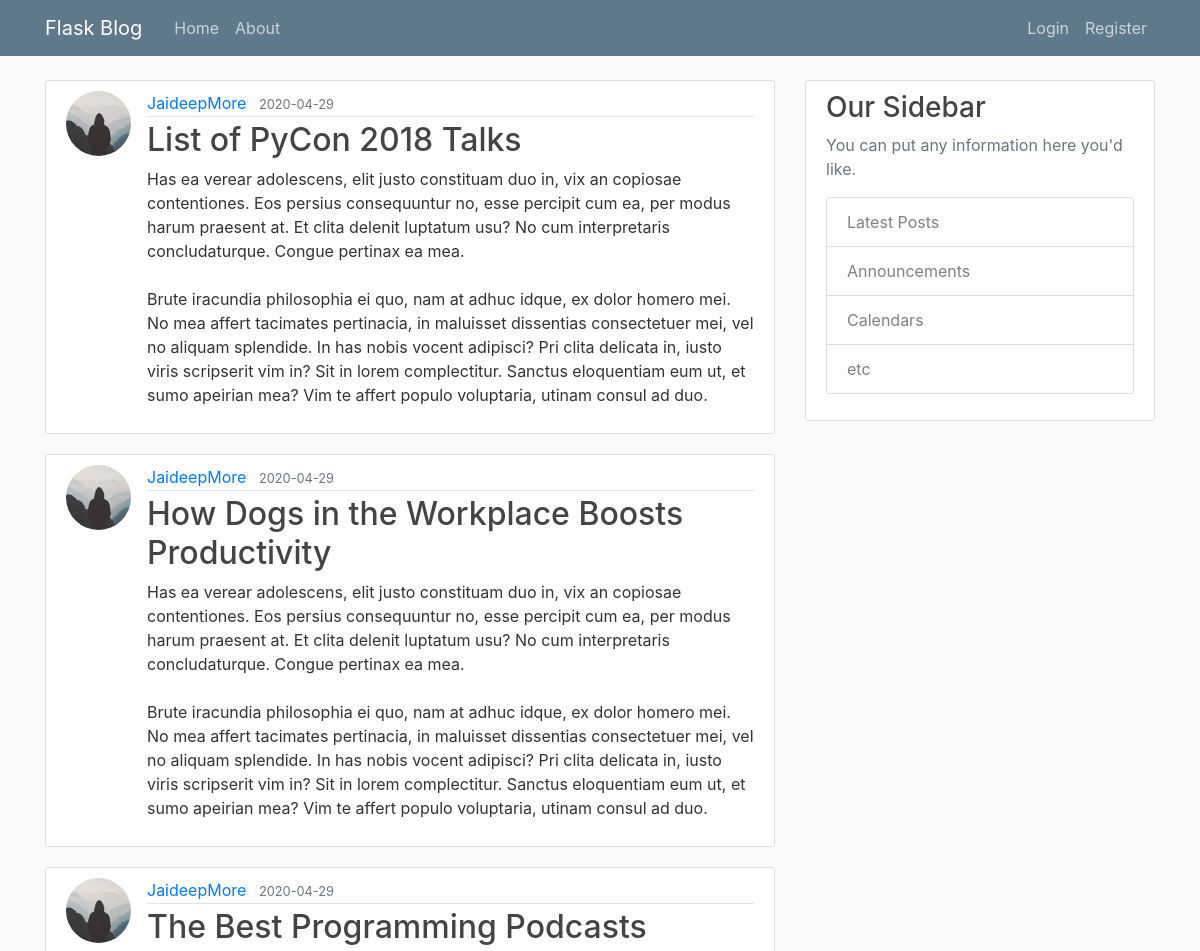
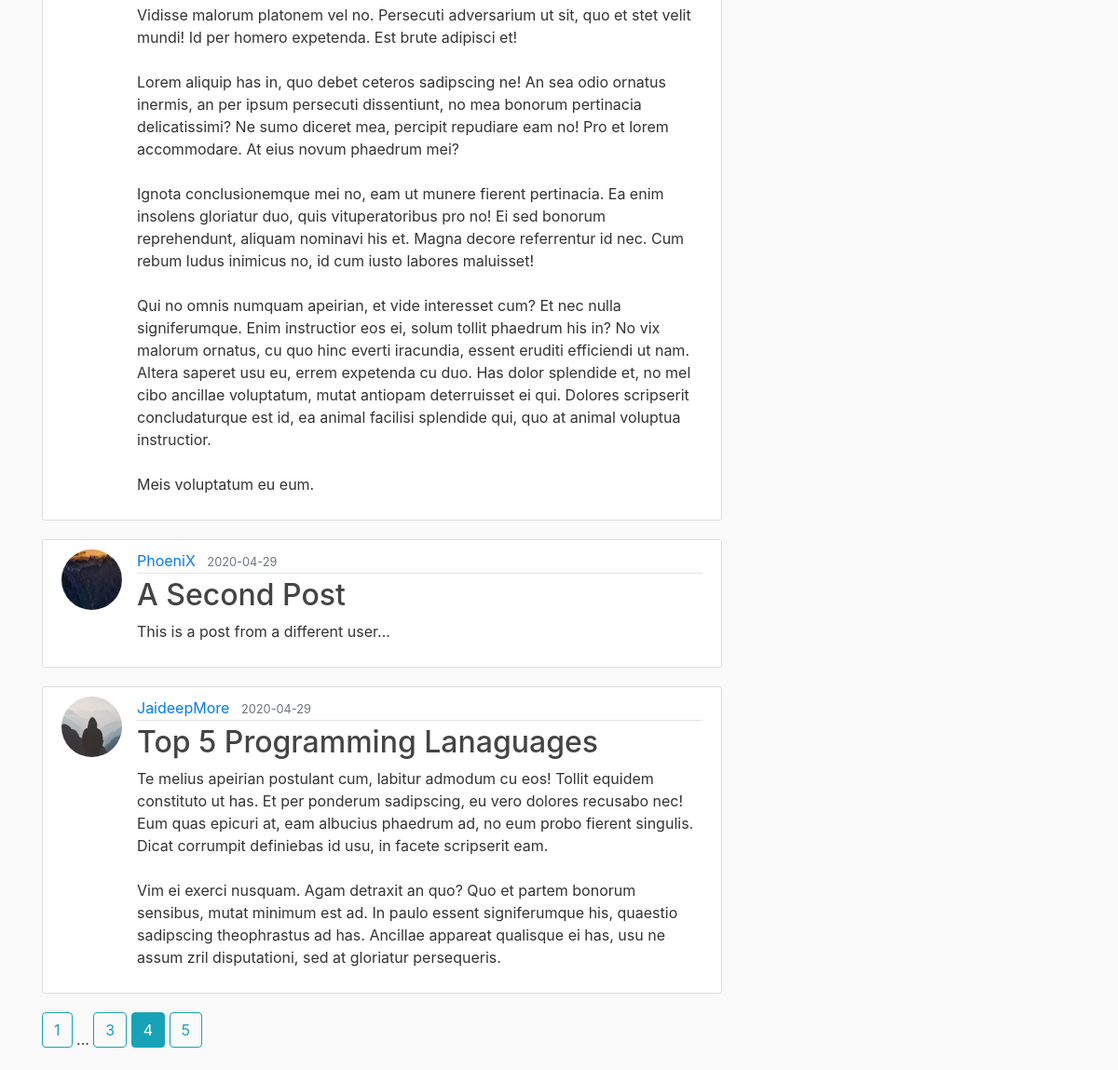
/?page=4, run on the app's committed database (2 pictures, top to bottom).
### flask_blog/models.py (models this page shows, shortened)
class Post(db.Model):
    id = db.Column(db.Integer, primary_key=True)
    title = db.Column(db.String, nullable = False)
    date_posted = db.Column(db.DateTime, nullable = False, default = datetime.utcnow)
    content = db.Column(db.Text, nullable = False)
    author_id = db.Column(db.Integer, db.ForeignKey('user.id'), nullable=False)

class User(db.Model, UserMixin):
    id = db.Column(db.Integer, primary_key=True)
    username = db.Column(db.String, unique=True, nullable = False)
    email = db.Column(db.String, unique = True, nullable = False)
    image_file = db.Column(db.String, nullable = False, default="default.jpg")
    password = db.Column(db.String, nullable = False)
    posts = db.relationship('Post', backref="author", lazy=True)

### flask_blog/routes.py (the view)
@app.route('/home')
@app.route("/")
def home():
    page = request.args.get("page", 1, type=int)
    posts = Post.query.order_by(Post.date_posted.desc()).paginate(page=page, per_page=5)
    return render_template("home.html", posts=posts)

### flask_blog/templates/home.html (shortened to what this page needs)
{% extends "base.html" %}
{% block content %}
    {% for post in posts.items %}
        <article class="media content-section">
            <img class="rounded-circle article-img" src="{{ url_for('static', filename='profile_pic/'+ post.author.image_file) }}" alt="">
            <div class="media-body">
                <div class="article-metadata">
                <a class="mr-2" href="#">{{ post.author.username }}</a>
                <small class="text-muted">{{ post.date_posted.strftime('%Y-%m-%d') }}</small>
                </div>
                <h2><a class="article-title" href="{{url_for('post', post_id=post.id)}}">{{ post.title }}</a></h2>
                <p class="article-content">{{ post.content }}</p>
            </div>
        </article>
    {% endfor %}
    {% for page_num in posts.iter_pages(left_edge=1, right_edge=1, left_current=1, right_current=2) %}
        {% if page_num %}
            {% if posts.page == page_num %}
                <a class="btn btn-info mb-4" href="{{ url_for('home', page=page_num) }}">{{ page_num }}</a>
            {% else %}
                <a class="btn btn-outline-info mb-4" href="{{ url_for('home', page=page_num) }}">{{ page_num }}</a>
            {% endif %}
        {% else %}
            ...
        {% endif %}
    {% endfor %}
{% endblock content %}

### flask_blog/static/main.css (style rules this page uses)
body { background: #fafafa; color: #333333; margin-top: 5rem; }
h1, h2, h3, h4, h5, h6 { color: #444444; }
.content-section { background: #ffffff; padding: 10px 20px; border: 1px solid #dddddd; border-radius: 3px; margin-bottom: 20px; }
.article-title { color: #444444; }
.article-content { white-space: pre-line; }
.article-img { height: 65px; width: 65px; margin-right: 16px; }
.article-metadata { padding-bottom: 1px; margin-bottom: 4px; border-bottom: 1px solid #e3e3e3 }

### data on the page
Post: image_file (placeholder picture), author.username "JaideepMore", date_posted "2020-04-29", title "List of PyCon 2018 Talks", content "Has ea verear adolescens, elit justo constituam duo in, vix an copiosae contentiones. Eos persius consequuntur no, esse percipit cum ea, per modus harum praesent at. Et clita delenit luptatum usu? No cum interpretaris concludaturque. Congue pertinax ea mea. Brute iracundia philosophia ei quo, nam at adhuc idque, ex dolor homero mei. No mea affert tacimates pertinacia, in maluisset dissentias consectetuer mei, vel no aliquam splendide. In has nobis vocent adipisci? Pri clita delicata in, iusto viris scripserit vim in? Sit in lorem complectitur. Sanctus eloquentiam eum ut, et sumo apeirian mea? Vim te affert populo voluptaria, utinam consul ad duo."
Post: image_file (placeholder picture), author.username "JaideepMore", date_posted "2020-04-29", title "How Dogs in the Workplace Boosts Productivity", content "Has ea verear adolescens, elit justo constituam duo in, vix an copiosae contentiones. Eos persius consequuntur no, esse percipit cum ea, per modus harum praesent at. Et clita delenit luptatum usu? No cum interpretaris concludaturque. Congue pertinax ea mea. Brute iracundia philosophia ei quo, nam at adhuc idque, ex dolor homero mei. No mea affert tacimates pertinacia, in maluisset dissentias consectetuer mei, vel no aliquam splendide. In has nobis vocent adipisci? Pri clita delicata in, iusto viris scripserit vim in? Sit in lorem complectitur. Sanctus eloquentiam eum ut, et sumo apeirian mea? Vim te affert populo voluptaria, utinam consul ad duo."
Post: image_file (placeholder picture), author.username "JaideepMore", date_posted "2020-04-29", title "The Best Programming Podcasts", content "Vidisse malorum platonem vel no. Persecuti adversarium ut sit, quo et stet velit mundi! Id per homero expetenda. Est brute adipisci et! Lorem aliquip has in, quo debet ceteros sadipscing ne! An sea odio ornatus inermis, an per ipsum persecuti dissentiunt, no mea bonorum pertinacia delicatissimi? Ne sumo diceret mea, percipit repudiare eam no! Pro et lorem accommodare. At eius novum phaedrum mei? Ignota conclusionemque mei no, eam ut munere fierent pertinacia. Ea enim insolens gloriatur duo, quis vituperatoribus pro no! Ei sed bonorum reprehendunt, aliquam nominavi his et. Magna decore referrentur id nec. Cum rebum ludus inimicus no, id cum iusto labores maluisset! Qui no omnis numquam…"
Post: image_file (picture), author.username "PhoeniX", date_posted "2020-04-29", title "A Second Post", content "This is a post from a different user..."
Post: image_file (placeholder picture), author.username "JaideepMore", date_posted "2020-04-29", title "Top 5 Programming Lanaguages", content "Te melius apeirian postulant cum, labitur admodum cu eos! Tollit equidem constituto ut has. Et per ponderum sadipscing, eu vero dolores recusabo nec! Eum quas epicuri at, eam albucius phaedrum ad, no eum probo fierent singulis. Dicat corrumpit definiebas id usu, in facete scripserit eam. Vim ei exerci nusquam. Agam detraxit an quo? Quo et partem bonorum sensibus, mutat minimum est ad. In paulo essent signiferumque his, quaestio sadipscing theophrastus ad has. Ancillae appareat qualisque ei has, usu ne assum zril disputationi, sed at gloriatur persequeris."

### other printed values
{{ page_num }} "1" "3" "5"
{{ page_num }} "4"
